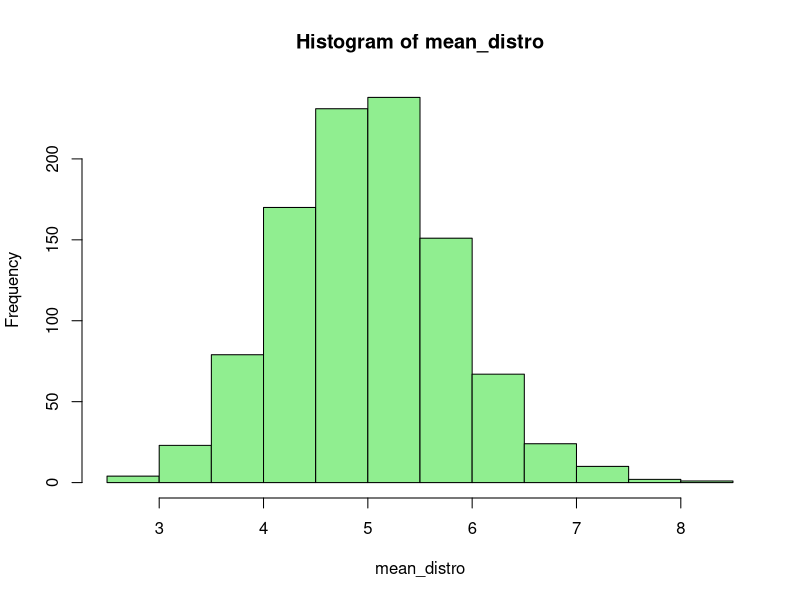

Write R code to recreate this figure.
## ---- chunk 1
# load libraries
library(ggplot2)
## ---- chunk 2
#mu = 5
#se = 5*sqrt(10)/20
#mean_distro <- NULL
#for (i in 1 : 1000) mean_distro <- c(mean_distro, (mean(rexp(n=40,rate=0.2)) - mu)/se)


mean_distro <- NULL
for (i in 1 : 1000) mean_distro = c(mean_distro, mean(rexp(40,0.2)))

hist(mean_distro, col="lightgreen")

#data <- data.frame(x = mean_distro, size= factor(rep("Sample Means",1000)))
#g <- ggplot(data, aes(x=x)) + geom_histogram(binwidth=.3, colour = "black", #fill = "lightgreen", aes(y = ..density..)) 
#g <- g + stat_function(fun = dnorm, size = 2)
#g + scale_x_continuous(limits=c(2,3,4,5,6,7,8), breaks=1:7)
#g + facet_grid(. ~ size)
